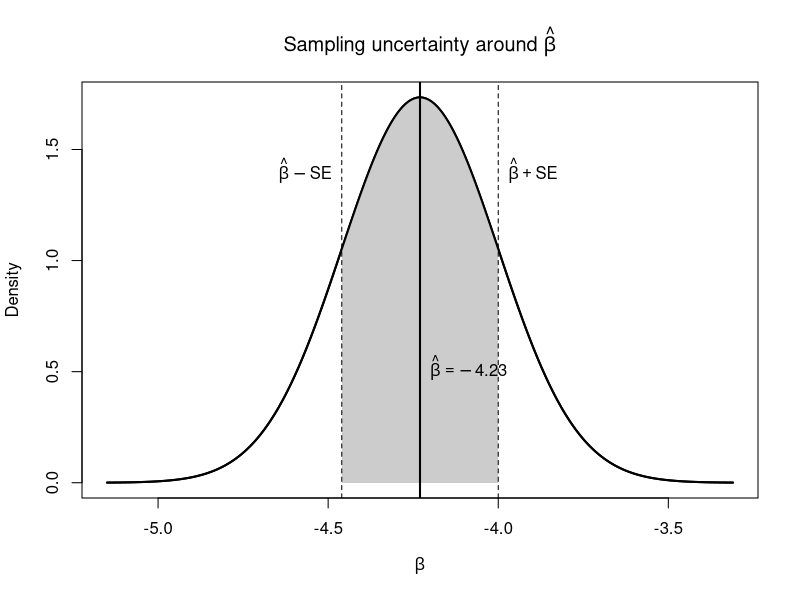
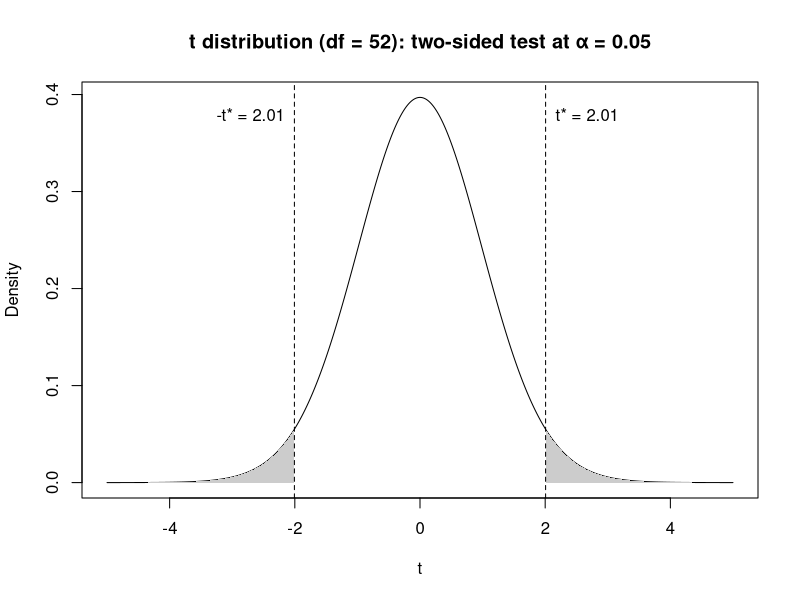
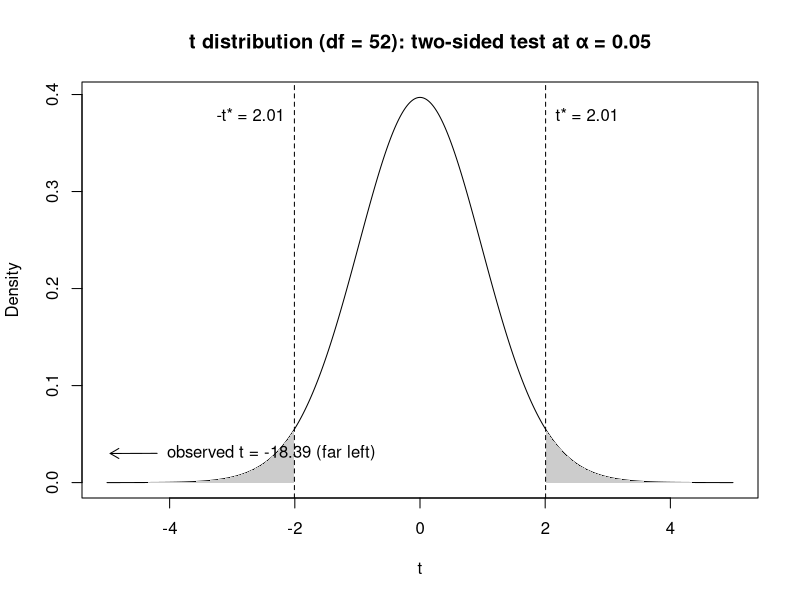
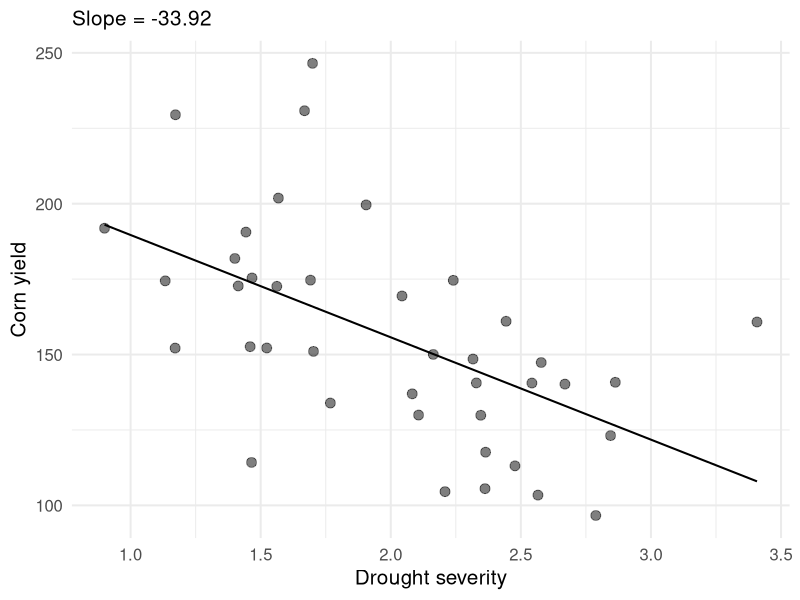
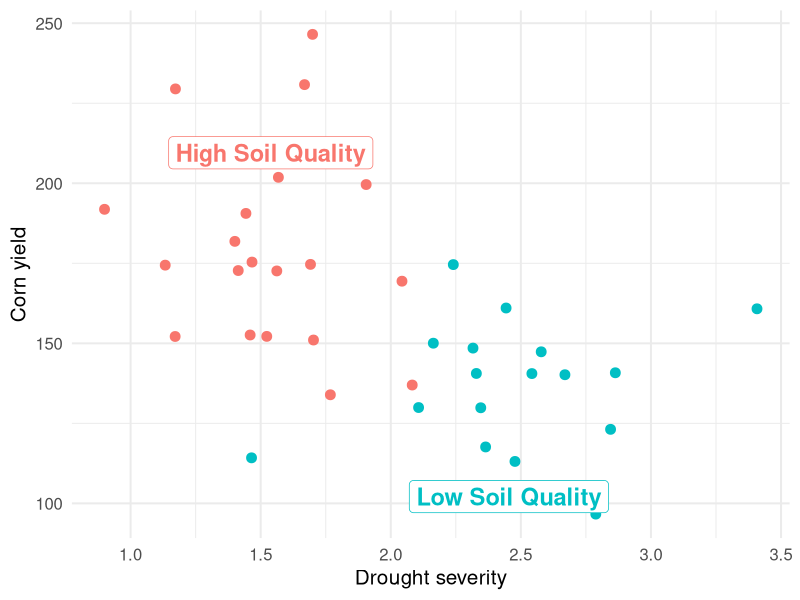
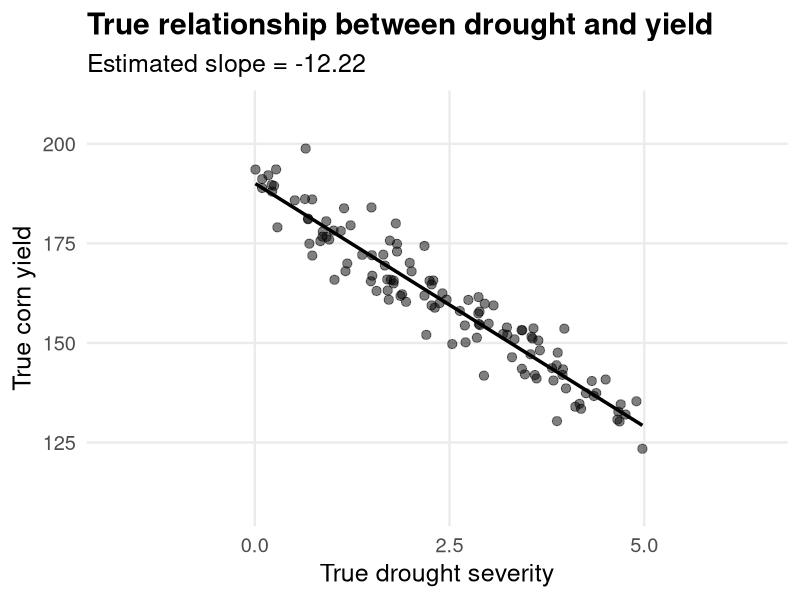
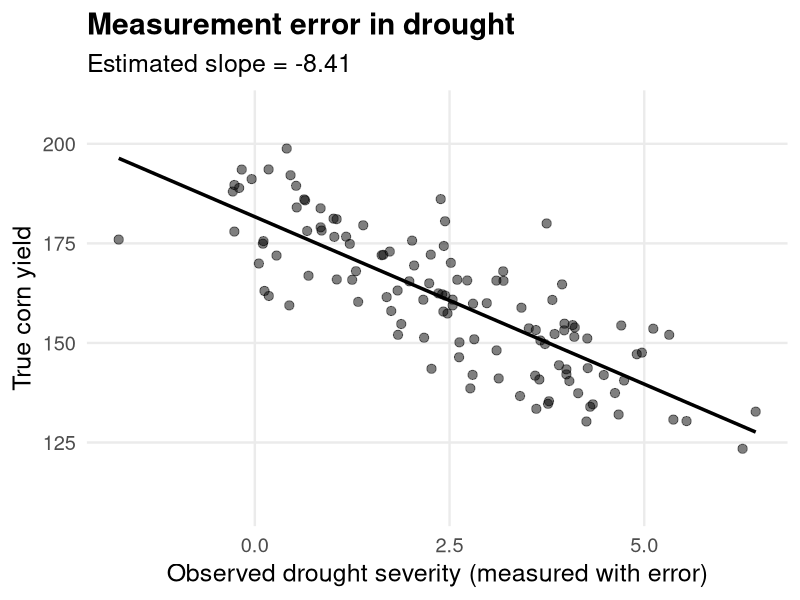
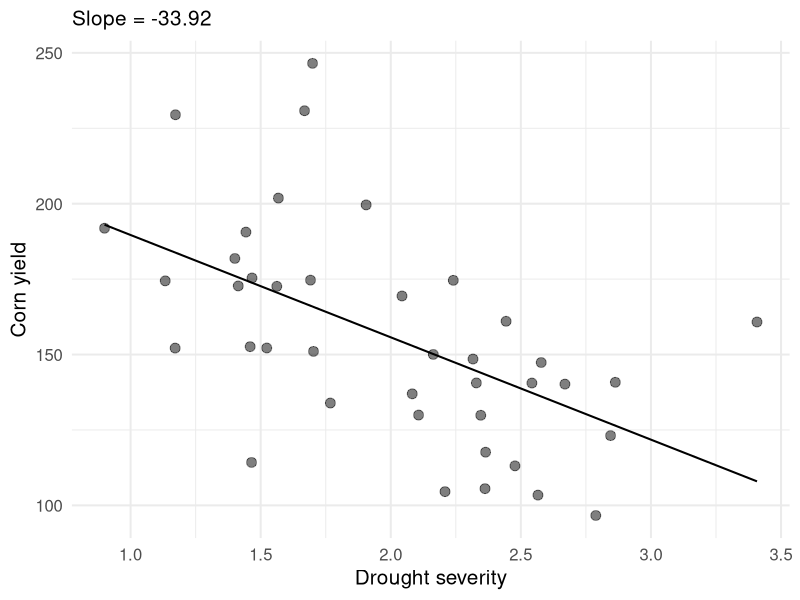

The R source for these figures, in order:
## ---- chunk 1
#| echo: false
#| warning: false
#| message: false
#| fig-width: 8
#| fig-height: 4.2

beta_hat <- -4.23
se_beta  <- 0.23

x <- seq(beta_hat - 4 * se_beta, beta_hat + 4 * se_beta, length.out = 2000)
y <- dnorm(x, mean = beta_hat, sd = se_beta)

plot(x, y, type = "l", lwd = 2,
     xlab = expression(beta), ylab = "Density",
     main = expression("Sampling uncertainty around " * hat(beta)))

# Shade ±1 standard error around estimate
x_band <- x[x >= (beta_hat - se_beta) & x <= (beta_hat + se_beta)]
y_band <- dnorm(x_band, mean = beta_hat, sd = se_beta)
polygon(c(x_band, rev(x_band)), c(y_band, rep(0, length(y_band))),
  col = "gray80", border = NA)
lines(x, y, lwd = 2)

abline(v = beta_hat, lwd = 2)
abline(v = c(beta_hat - se_beta, beta_hat + se_beta), lty = 2)

text(beta_hat, .5, expression(hat(beta) == -4.23), pos = 4)
text(beta_hat - se_beta, max(y) * 0.80, expression(hat(beta) - SE), pos = 2)
text(beta_hat + se_beta, max(y) * 0.80, expression(hat(beta) + SE), pos = 4)
## ---- chunk 2
#| echo: false
#| warning: false
#| message: false
#| fig-width: 8
#| fig-height: 4.2


df <- 52
t_obs <- -18.39
alpha <- 0.05
t_crit <- qt(1 - alpha/2, df)

# Plot range chosen for teaching: shows critical values clearly
x <- seq(-5, 5, length.out = 2000)
y <- dt(x, df)

plot(x, y, type = "l", xlab = "t", ylab = "Density",
     main = sprintf("t distribution (df = %d): two-sided test at α = %.2f", df, alpha))

# Shade rejection regions (tails beyond ±t_crit)
x_left  <- x[x <= -t_crit]
y_left  <- dt(x_left, df)
polygon(c(x_left, rev(x_left)), c(y_left, rep(0, length(y_left))),
        col = "gray80", border = NA)

x_right <- x[x >=  t_crit]
y_right <- dt(x_right, df)
polygon(c(x_right, rev(x_right)), c(y_right, rep(0, length(y_right))),
        col = "gray80", border = NA)

# Draw critical value lines
abline(v = c(-t_crit, t_crit), lty = 2)
text(-t_crit, max(y)*0.95, sprintf("-t* = %.2f", t_crit), pos = 2)
text( t_crit, max(y)*0.95, sprintf("t* = %.2f", t_crit), pos = 4)



## ---- chunk 3
#| echo: false
#| warning: false
#| message: false
#| fig-width: 8
#| fig-height: 4.2

df <- 52
t_obs <- -18.39
alpha <- 0.05
t_crit <- qt(1 - alpha/2, df)

# Plot range chosen for teaching: shows critical values clearly
x <- seq(-5, 5, length.out = 2000)
y <- dt(x, df)

plot(x, y, type = "l", xlab = "t", ylab = "Density",
     main = sprintf("t distribution (df = %d): two-sided test at α = %.2f", df, alpha))

# Shade rejection regions (tails beyond ±t_crit)
x_left  <- x[x <= -t_crit]
y_left  <- dt(x_left, df)
polygon(c(x_left, rev(x_left)), c(y_left, rep(0, length(y_left))),
        col = "gray80", border = NA)

x_right <- x[x >=  t_crit]
y_right <- dt(x_right, df)
polygon(c(x_right, rev(x_right)), c(y_right, rep(0, length(y_right))),
        col = "gray80", border = NA)

# Draw critical value lines
abline(v = c(-t_crit, t_crit), lty = 2)
text(-t_crit, max(y)*0.95, sprintf("-t* = %.2f", t_crit), pos = 2)
text( t_crit, max(y)*0.95, sprintf("t* = %.2f", t_crit), pos = 4)

# Mark observed t.
# It's off the plotted range; show an arrow indicating it's far beyond the left tail.
if (t_obs < min(x)) {
  arrows(x0 = -4.2, y0 = dt(-4.2, df)+.03, x1 = -4.95, y1 = dt(-4.95, df) +.03, length = 0.1)
  text(-4.2, dt(-4.2, df)+.03, sprintf("observed t = %.2f (far left)", t_obs), pos = 4)
} else {
  abline(v = t_obs, lwd = 2)
  text(t_obs, max(y)*0.8, sprintf("observed t = %.2f", t_obs), pos = 4)
}

# Optional: label acceptance region
#text(0, max(y)*0.35, "Fail to reject H₀ region", cex = 0.9)
#text(-3.2, dt(-3.2, df)*1.2, "Reject H₀", cex = 0.9)
#text( 3.2, dt( 3.2, df)*1.2, "Reject H₀", cex = 0.9)
## ---- chunk 4
library(tidyverse)

set.seed(330)

n_years <- 20

# Create panel structure
df <- expand_grid(
  state = c("High Soil Quality", "Low Soil Quality"),
  year = 2001:(2000 + n_years)
)

# Generate drought and yield
df <- df %>%
  group_by(state) %>%
  mutate(
    
    # Low-yield state tends to have more drought
    drought = ifelse(
      state == "High Soil Quality",
      rnorm(n(), mean = 1.5, sd = 0.35),
      rnorm(n(), mean = 2.5, sd = 0.35)
    ),
    
    # True yield differences across states
    # IMPORTANT: drought has NO effect within state
    yield = ifelse(
      state == "High Soil Quality",
      rnorm(n(), mean = 185, sd = 30),
      rnorm(n(), mean = 135, sd = 30)
    )
    
  ) %>%
  ungroup()

# Demean within state (fixed effects idea)
df_dm <- df %>%
  group_by(state) %>%
  mutate(
    drought_dm = drought - mean(drought),
    yield_dm = yield - mean(yield)
  ) %>%
  ungroup()

# Regressions
m_pool <- lm(yield ~ drought, data = df)
m_dm <- lm(yield_dm ~ drought_dm, data = df_dm)

pool_slope <- round(coef(m_pool)[2], 2)
dm_slope <- round(coef(m_dm)[2], 2)

# Plot 1: misleading pooled regression with cluster labels
# compute label positions (centroids) and nudge them so labels sit near clusters
labels <- df %>%
  group_by(state) %>%
  summarise(drought = mean(drought), yield = mean(yield)) %>%
  ungroup() %>%
  mutate(yield = if_else(state == "High Soil Quality", yield + 30, yield - 30))

ggplot(df, aes(drought, yield)) +
  geom_point(alpha=.5,size = 3) +
  geom_smooth(method = "lm", se = FALSE, color = "black", linewidth = .7) +
  labs(
    subtitle = paste("Slope =", pool_slope),
    x = "Drought severity",
    y = "Corn yield"
  ) +
  theme_minimal(base_size = 15) +
  theme(legend.position = "top")

## ---- chunk 5
ggplot(df, aes(drought, yield, color = state)) +
  geom_point(size = 3,show.legend = FALSE) +
  #geom_smooth(method = "lm", se = FALSE, color = "black", linewidth = 1.2) +
  geom_label(data = labels,
            aes(x = drought, y = yield, label = state, color = state),
            size = 6, fontface = "bold", show.legend = FALSE) +
  labs(
    #subtitle = paste("Slope =", pool_slope),
    x = "Drought severity",
    y = "Corn yield"
  ) +
  theme_minimal(base_size = 15) +
  theme(legend.position = "top")

## ---- chunk 6
library(tidyverse)

set.seed(330)

# ----------------------------
# 1. Simulate "true" data
# ----------------------------
n <- 120

df <- tibble(
  drought_true = runif(n, 0, 5),
  yield_true   = 190 - 12 * drought_true + rnorm(n, 0, 5)
)

# Add measurement error
df <- df %>%
  mutate(
    drought_obs = drought_true + rnorm(n, 0, 1.0),   # noisy x
    yield_obs   = yield_true   + rnorm(n, 0, 10.0)   # noisy y
  )

# Regression slopes for annotations
m_true        <- lm(yield_true ~ drought_true, data = df)
m_drought_err <- lm(yield_true ~ drought_obs,  data = df)
m_yield_err   <- lm(yield_obs  ~ drought_true, data = df)

b_true        <- coef(m_true)[2]
b_drought_err <- coef(m_drought_err)[2]
b_yield_err   <- coef(m_yield_err)[2]

# Consistent axis limits across figures
x_lim <- range(c(df$drought_true, df$drought_obs))
y_lim <- range(c(df$yield_true, df$yield_obs))

base_theme <- theme_minimal(base_size = 18) +
  theme(
    plot.title = element_text(face = "bold"),
    panel.grid.minor = element_blank()
  )

# ----------------------------
# Figure 1: True relationship
# ----------------------------
ggplot(df, aes(x = drought_true, y = yield_true)) +
  geom_point(size = 2.8, alpha = 0.5) +
  geom_smooth(method = "lm", se = FALSE, linewidth = 1.2, color = "black") +
  coord_cartesian(xlim = x_lim, ylim = y_lim) +
  labs(
    title = "True relationship between drought and yield",
    subtitle = paste0("Estimated slope = ", round(b_true, 2)),
    x = "True drought severity",
    y = "True corn yield"
  ) +
  base_theme

## ---- chunk 7
# ----------------------------
# Figure 2: Measurement error in drought
# ----------------------------
ggplot(df, aes(x = drought_obs, y = yield_true)) +
  geom_point(size = 2.8, alpha = 0.5) +
  geom_smooth(method = "lm", se = FALSE, linewidth = 1.2, color = "black") +
  coord_cartesian(xlim = x_lim, ylim = y_lim) +
  labs(
    title = "Measurement error in drought",
    subtitle = paste0("Estimated slope = ", round(b_drought_err, 2)),
    x = "Observed drought severity (measured with error)",
    y = "True corn yield"
  ) +
  base_theme

## ---- chunk 8
library(tidyverse)

set.seed(330)

n_years <- 20

# Create panel structure
df <- expand_grid(
  state = c("High-yield state", "Low-yield state"),
  year = 2001:(2000 + n_years)
)

# Generate drought and yield
df <- df %>%
  group_by(state) %>%
  mutate(
    
    # Low-yield state tends to have more drought
    drought = ifelse(
      state == "High-yield state",
      rnorm(n(), mean = 1.5, sd = 0.35),
      rnorm(n(), mean = 2.5, sd = 0.35)
    ),
    
    # True yield differences across states
    # IMPORTANT: drought has NO effect within state
    yield = ifelse(
      state == "High-yield state",
      rnorm(n(), mean = 185, sd = 30),
      rnorm(n(), mean = 135, sd = 30)
    )
    
  ) %>%
  ungroup()

# Demean within state (fixed effects idea)
df_dm <- df %>%
  group_by(state) %>%
  mutate(
    drought_dm = drought - mean(drought),
    yield_dm = yield - mean(yield)
  ) %>%
  ungroup()

# Regressions
m_pool <- lm(yield ~ drought, data = df)
m_dm <- lm(yield_dm ~ drought_dm, data = df_dm)

pool_slope <- round(coef(m_pool)[2], 2)
dm_slope <- round(coef(m_dm)[2], 2)

# Plot 1: misleading pooled regression with cluster labels
# compute label positions (centroids) and nudge them so labels sit near clusters
labels <- df %>%
  group_by(state) %>%
  summarise(drought = mean(drought), yield = mean(yield)) %>%
  ungroup() %>%
  mutate(yield = if_else(state == "High-yield state", yield + 30, yield - 30))

ggplot(df, aes(drought, yield)) +
  geom_point(alpha=.5,size = 3) +
  geom_smooth(method = "lm", se = FALSE, color = "black", linewidth = .7) +
  labs(
    subtitle = paste("Slope =", pool_slope),
    x = "Drought severity",
    y = "Corn yield"
  ) +
  theme_minimal(base_size = 15) +
  theme(legend.position = "top")

## ---- chunk 9
ggplot(df, aes(drought, yield, color = state)) +
  geom_point(size = 3,show.legend = FALSE) +
  #geom_smooth(method = "lm", se = FALSE, color = "black", linewidth = 1.2) +
  geom_label(data = labels,
            aes(x = drought, y = yield, label = state, color = state),
            size = 6, fontface = "bold", show.legend = FALSE) +
  labs(
    #subtitle = paste("Slope =", pool_slope),
    x = "Drought severity",
    y = "Corn yield"
  ) +
  theme_minimal(base_size = 15) +
  theme(legend.position = "top")

## ---- chunk 10
ggplot(df_dm, aes(drought_dm, yield_dm, color = state)) +
  geom_vline(xintercept = 0, linetype = "dashed", color = "gray60") +
  geom_hline(yintercept = 0, linetype = "dashed", color = "gray60") +
  geom_point(size = 3) +
  geom_smooth(method = "lm", se = FALSE, color = "black", linewidth = 1.2) +
  labs(
    #title = "After demeaning by state, the relationship disappears",
    subtitle = paste("Slope =", dm_slope),
    x = "Drought (demeaned within state)",
    y = "Yield (demeaned within state)"
  ) +
  theme_minimal(base_size = 15) +
  theme(legend.position = "none")
